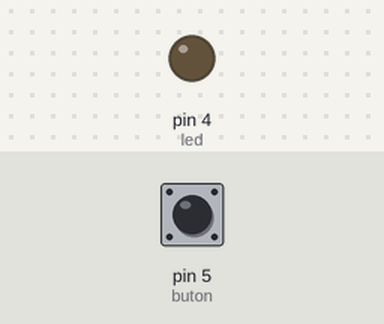
The sketch below on a simulated Arduino Uno, built with avr-gcc and run on an emulated ATmega328P. Parts: output pins drawn as LEDs (lit = HIGH). The test bench sets the inputs (shaded band); at power-on: pin 5 (buton) LOW.

Above: at 1.2 s.
1.3 s: pin 5 (buton) pulled HIGH for 0.15 s
At 1.37 s:
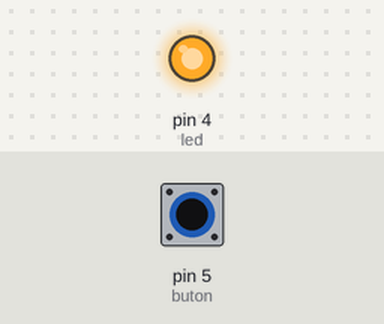
2.9 s: pin 5 (buton) pulled HIGH for 3.2 s
At 6.6 s:
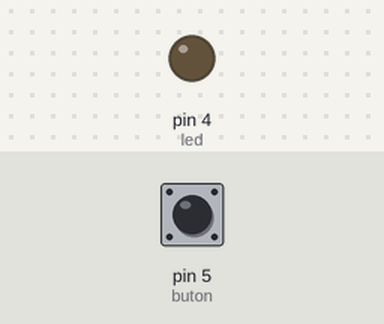
Timing chart, 0 to 8.1 s (numbered marks = the images above; inputs shaded):
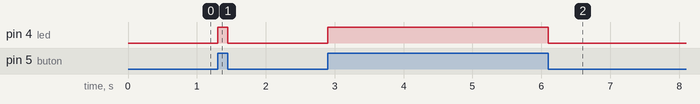

Measured:
- after the input at 1.3 s, pin 4 (led): LOW → HIGH at once, → LOW 0.15 s later
- after the input at 2.9 s, pin 4 (led): LOW → HIGH at once, → LOW 3.2 s later

The sketch:

sketch_may10b.ino
```cpp
int led = 4;
int buton = 5;
int butondurumu;

void setup()
{
  pinMode(led, OUTPUT);
  pinMode(buton, INPUT);


}

void loop()
{
  butondurumu=digitalRead(buton);
  if(butondurumu == HIGH)
  digitalWrite(led, HIGH);
  else
  digitalWrite(led, LOW);


}
```
